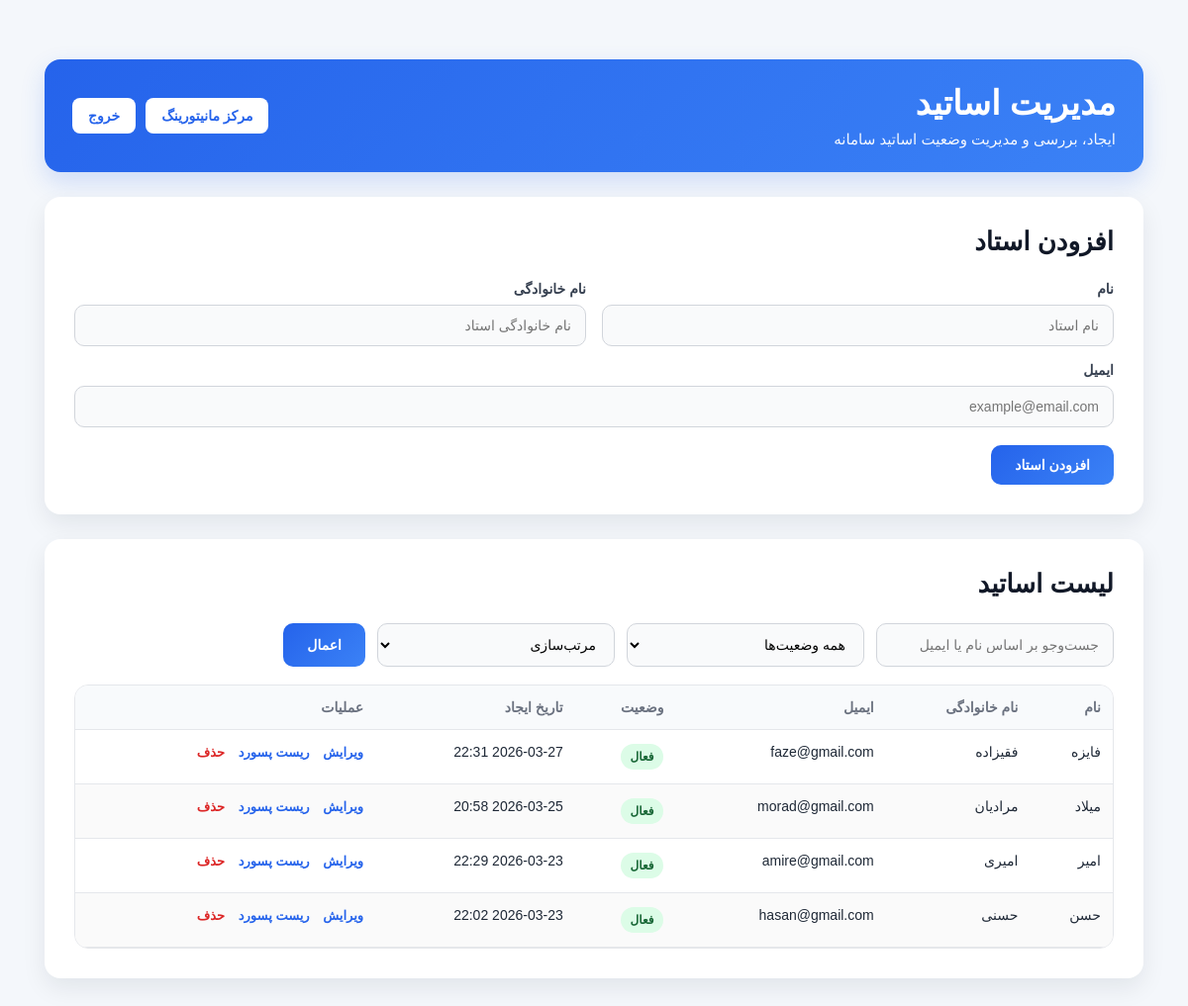
/admin-dashboard/, run on an earlier commit of the app's database.
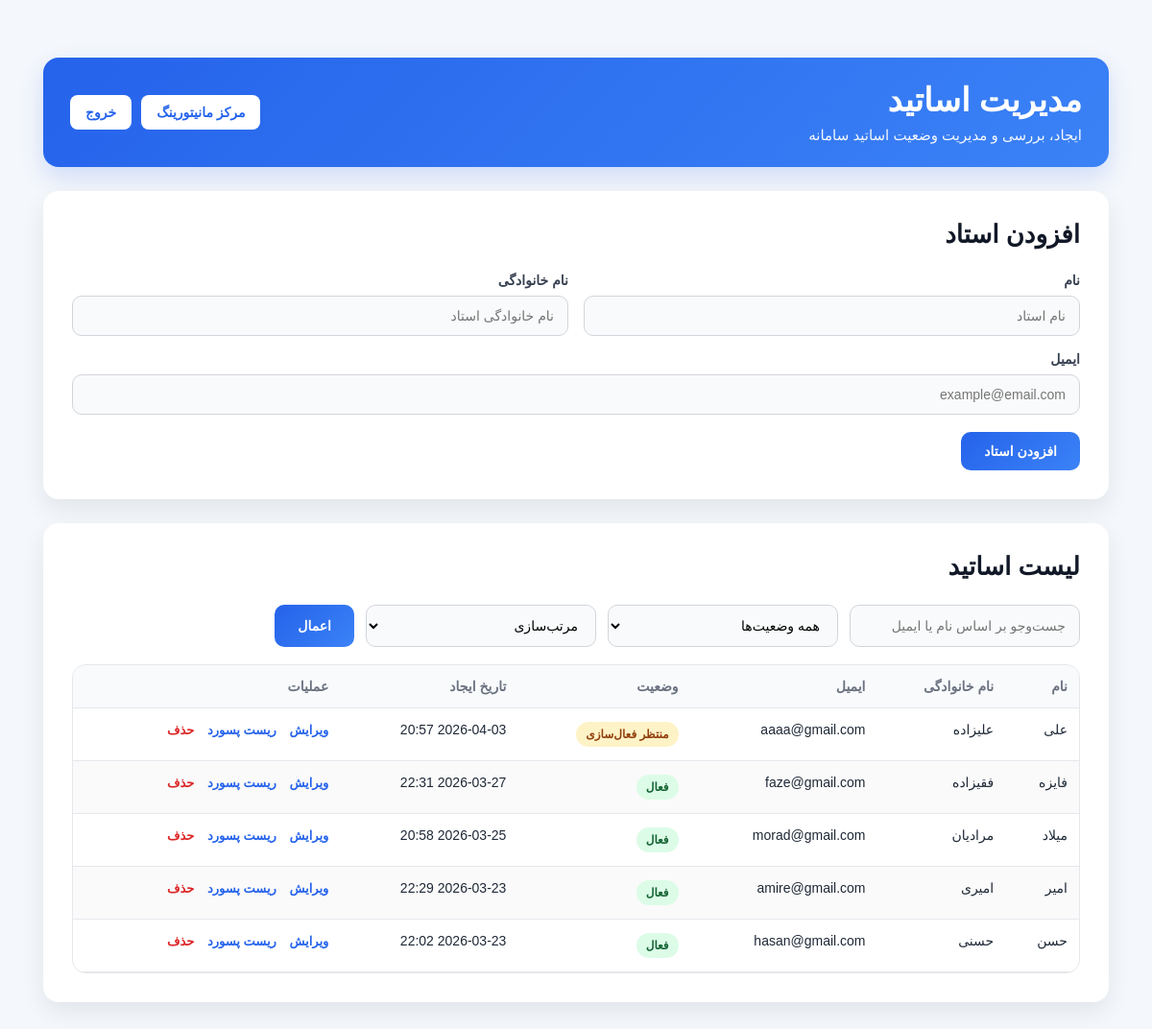
And on a later commit of the database.
### accounts/models.py (models this page shows, shortened)
class User(AbstractUser):
    username = None
    email = models.EmailField(unique=True)
    ROLE_CHOICES = (
        ('ADMIN', 'Admin'),
        ('TEACHER', 'Teacher'),
    )
    role = models.CharField(max_length=20, choices=ROLE_CHOICES)
    is_verified = models.BooleanField(default=False)
    USERNAME_FIELD = 'email'
    REQUIRED_FIELDS = []
    objects = UserManager()

### accounts/views.py (the view, shortened to what this page needs)
def admin_dashboard(request):
    teachers = User.objects.filter(role="TEACHER")
    search = request.GET.get("search", "").strip()
    status = request.GET.get("status", "").strip()
    sort = request.GET.get("sort", "").strip()
    if search:
        teachers = teachers.filter(email__icontains=search) | User.objects.filter(role="TEACHER", first_name__icontains=search) | User.objects.filter(role="TEACHER", last_name__icontains=search)
    if status == "active":
        teachers = teachers.filter(is_active=True, is_verified=True)
    elif status == "pending":
        teachers = teachers.filter(is_active=False, is_verified=False)
    if sort == "name":
        teachers = teachers.order_by("first_name", "last_name")
    else:
        teachers = teachers.order_by("-date_joined")
    return render(
        request,
        "accounts/admin_dashboard.html",
        {
            "teachers": teachers,
        },
    )

### accounts/templates/accounts/admin_dashboard.html (shortened to what the changed rows need)
<!DOCTYPE html>
<html lang="fa" dir="rtl">
<head>
</head>
<body>
<div class="container">
    <div class="header">
        <div>
            <h1>مدیریت اساتید</h1>
        </div>
    </div>
    <div class="card">
        <h2>افزودن استاد</h2>
    </div>
    <div class="card">
        <h2>لیست اساتید</h2>
        {% if teachers %}
            <div class="table-wrap">
                <table>
                    <thead>
                        <tr>
                            <th>نام</th>
                            <th>نام خانوادگی</th>
                            <th>ایمیل</th>
                            <th>وضعیت</th>
                            <th>تاریخ ایجاد</th>
                            <th>عملیات</th>
                        </tr>
                    </thead>
                    <tbody>
                        {% for teacher in teachers %}
                        <tr>
                            <td>{{ teacher.first_name|default:"-" }}</td>
                            <td>{{ teacher.last_name|default:"-" }}</td>
                            <td>{{ teacher.email }}</td>
                            <td>
                                {% if teacher.is_active and teacher.is_verified %}
                                    <span class="status-badge status-active">فعال</span>
                                {% else %}
                                    <span class="status-badge status-pending">منتظر فعال‌سازی</span>
                                {% endif %}
                            </td>
                            <td>{{ teacher.date_joined|date:"Y-m-d H:i" }}</td>
                            <td class="actions">
                               <a href="#"
                                class="edit-link"
                                onclick="openEditModal('{{ teacher.id }}', '{{ teacher.first_name|escapejs }}', '{{ teacher.last_name|escapejs }}', '{{ teacher.email|escapejs }}'); return false;">
                                ویرایش
                                </a>
                                <a href="#"
                                class="edit-link"
                                onclick="openResetPasswordModal('{{ teacher.id }}', '{{ teacher.email|escapejs }}'); return false;">
                                ریست پسورد
                                </a>
                                <a href="#"
                                class="delete-link"
                                onclick="openDeleteModal('{{ teacher.id }}', '{{ teacher.first_name|escapejs }} {{ teacher.last_name|escapejs }}'); return false;">
                                    حذف
                                </a>
                            </td>
                        </tr>
                        {% endfor %}
                    </tbody>
                </table>
            </div>
        {% else %}
            <div class="empty-box">
                هیچ استادی ثبت نشده است.
            </div>
        {% endif %}
    </div>
</div>
</body>
</html>

What changed in the data, as far as the page shows it:
added User: first_name "علی", last_name "علیزاده", email "aaaa@gmail.com", is_active "منتظر فعال‌سازی", date_joined "2026-04-03 20:57"
